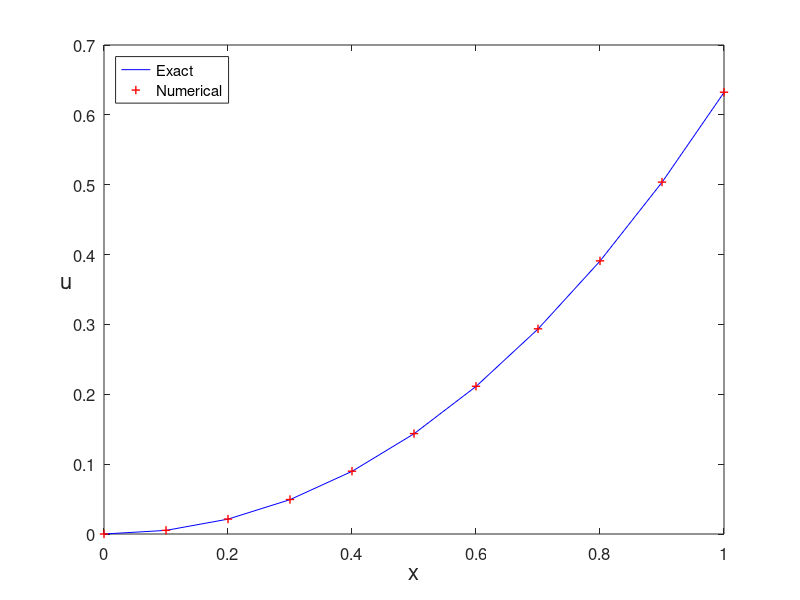

Write the MATLAB code that produced this figure.
% Trapezoidal.m
% Trapezoidal rule for the ODE model
% u'(x)=x^2+x-u, x in [0,1] 
% Initial condition: u(0)=0 ;
% Exact solution: u(x)=-exp(-x)+x^2-x+1.
clear all;  clf
h=0.1;
x=0:h:1;                       % interval division
N=length(x)-1;
u(1)=0;                        % initial value
for n=1:N
    u(n+1)=(2-h)/(2+h).*u(n)+h/(2+h).*(x(n)^2+x(n)+x(n+1)^2+x(n+1));
end
ue=-exp(-x)+x.^2-x+1;          % exact solution
plot(x,ue,'b-',x,u,'r+','LineWidth',1)
legend('Exact','Numerical','location','northwest')
%title('Trapezoidal rule','fontsize',12)
set(gca,'fontsize',12)
xlabel('x','fontsize', 16), ylabel('u','fontsize',16,'Rotation',0)

% print -dpng -r600  Trapezoidal.png
